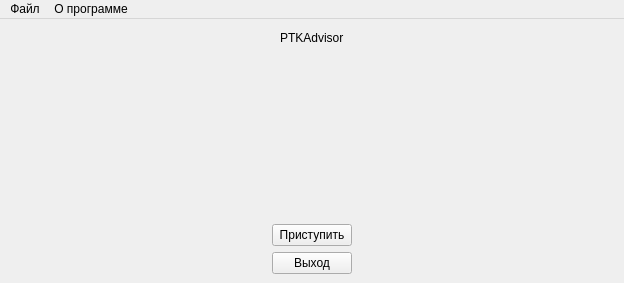
<?xml version="1.0" encoding="UTF-8"?>
<ui version="4.0">
 <class>ptkAdvisorMainWindow</class>
 <widget class="QMainWindow" name="ptkAdvisorMainWindow">
  <property name="geometry">
   <rect>
    <x>0</x>
    <y>0</y>
    <width>624</width>
    <height>283</height>
   </rect>
  </property>
  <property name="windowTitle">
   <string>MainWindow</string>
  </property>
  <widget class="QWidget" name="centralwidget">
   <layout class="QVBoxLayout" name="verticalLayout_2">
    <item>
     <layout class="QVBoxLayout" name="verticalLayout">
      <item>
       <layout class="QHBoxLayout" name="horizontalLayout">
        <item>
         <spacer name="horizontalSpacer_2">
          <property name="orientation">
           <enum>Qt::Horizontal</enum>
          </property>
          <property name="sizeHint" stdset="0">
           <size>
            <width>40</width>
            <height>20</height>
           </size>
          </property>
         </spacer>
        </item>
        <item>
         <widget class="QLabel" name="programLabel">
          <property name="text">
           <string>PTKAdvisor</string>
          </property>
         </widget>
        </item>
        <item>
         <spacer name="horizontalSpacer">
          <property name="orientation">
           <enum>Qt::Horizontal</enum>
          </property>
          <property name="sizeHint" stdset="0">
           <size>
            <width>40</width>
            <height>20</height>
           </size>
          </property>
         </spacer>
        </item>
       </layout>
      </item>
      <item>
       <spacer name="verticalSpacer">
        <property name="orientation">
         <enum>Qt::Vertical</enum>
        </property>
        <property name="sizeHint" stdset="0">
         <size>
          <width>20</width>
          <height>40</height>
         </size>
        </property>
       </spacer>
      </item>
      <item>
       <layout class="QHBoxLayout" name="horizontalLayout_2">
        <item>
         <spacer name="horizontalSpacer_3">
          <property name="orientation">
           <enum>Qt::Horizontal</enum>
          </property>
          <property name="sizeHint" stdset="0">
           <size>
            <width>40</width>
            <height>20</height>
           </size>
          </property>
         </spacer>
        </item>
        <item>
         <widget class="QPushButton" name="pushButton">
          <property name="text">
           <string>Приступить</string>
          </property>
         </widget>
        </item>
        <item>
         <spacer name="horizontalSpacer_4">
          <property name="orientation">
           <enum>Qt::Horizontal</enum>
          </property>
          <property name="sizeHint" stdset="0">
           <size>
            <width>40</width>
            <height>20</height>
           </size>
          </property>
         </spacer>
        </item>
       </layout>
      </item>
      <item>
       <layout class="QHBoxLayout" name="horizontalLayout_3">
        <item>
         <spacer name="horizontalSpacer_5">
          <property name="orientation">
           <enum>Qt::Horizontal</enum>
          </property>
          <property name="sizeHint" stdset="0">
           <size>
            <width>40</width>
            <height>20</height>
           </size>
          </property>
         </spacer>
        </item>
        <item>
         <widget class="QPushButton" name="pushButton_2">
          <property name="text">
           <string>Выход</string>
          </property>
         </widget>
        </item>
        <item>
         <spacer name="horizontalSpacer_6">
          <property name="orientation">
           <enum>Qt::Horizontal</enum>
          </property>
          <property name="sizeHint" stdset="0">
           <size>
            <width>40</width>
            <height>20</height>
           </size>
          </property>
         </spacer>
        </item>
       </layout>
      </item>
     </layout>
    </item>
   </layout>
  </widget>
  <widget class="QMenuBar" name="menubar">
   <property name="geometry">
    <rect>
     <x>0</x>
     <y>0</y>
     <width>624</width>
     <height>22</height>
    </rect>
   </property>
   <widget class="QMenu" name="menuFile">
    <property name="title">
     <string>Файл</string>
    </property>
   </widget>
   <widget class="QMenu" name="menuAbout">
    <property name="title">
     <string>О программе</string>
    </property>
   </widget>
   <addaction name="menuFile"/>
   <addaction name="menuAbout"/>
  </widget>
 </widget>
 <resources/>
 <connections/>
</ui>
